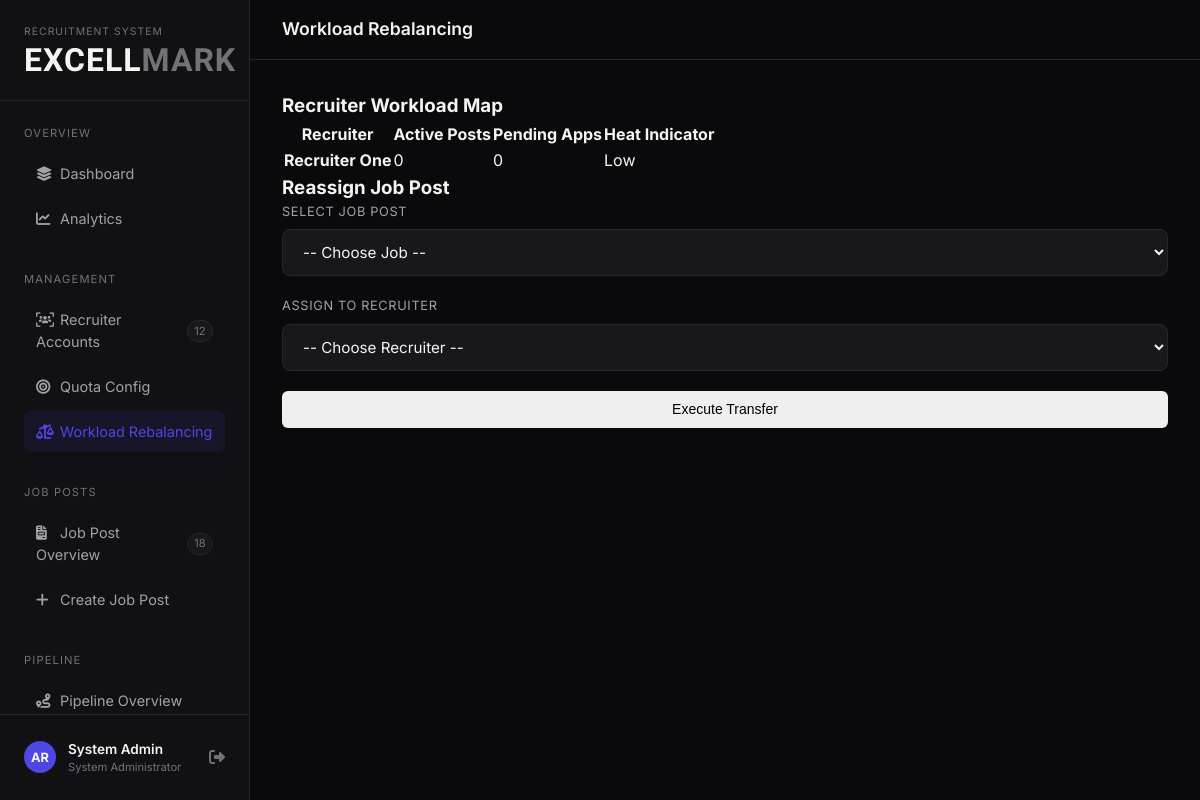
The page /admin/rebalance.php (signed in) on the database its author committed.
### tables this page shows
CREATE TABLE `users` (
  `id` int(11) NOT NULL AUTO_INCREMENT,
  `full_name` varchar(255) NOT NULL,
  `email` varchar(255) NOT NULL,
  `password_hash` varchar(255) NOT NULL,
  `role` enum('applicant','recruiter','admin') NOT NULL,
  `contact_number` varchar(50) DEFAULT NULL,
  `created_at` timestamp DEFAULT CURRENT_TIMESTAMP,
  PRIMARY KEY (`id`),
  UNIQUE KEY `email` (`email`)
);

### admin/rebalance.php (the view, shortened to what this page needs)
<?php
require_once __DIR__ . '/../config/db.php';
$recruiters = $pdo->query("SELECT id, full_name FROM users WHERE role = 'recruiter'")->fetchAll();
$workloadData = [];
foreach ($recruiters as $r) {
    $activePosts = $pdo->prepare("SELECT COUNT(*) FROM job_posts WHERE assigned_recruiter_id = ? AND is_active = 1");
    $activePosts->execute([$r['id']]);
    $postCount = $activePosts->fetchColumn();
    $pendingApps = $pdo->prepare("SELECT COUNT(*) FROM applications WHERE recruiter_id = ? AND stage = 'Pending'");
    $pendingApps->execute([$r['id']]);
    $appCount = $pendingApps->fetchColumn();
    $status = 'Low';
    $workloadData[] = [
        'id' => $r['id'],
        'name' => $r['full_name'],
        'posts' => $postCount,
        'apps' => $appCount,
        'status' => $status
    ];
}
$pageTitle = "Workload Rebalancing";
include '../includes/header.php';
?>
<div class="main-wrapper">
    <?php include '../includes/nav-admin.php'; ?>
    <div class="top-nav">
        <div class="page-title">
            <?= $pageTitle ?? 'Admin' ?>
        </div>
    </div>
    <div class="content-area">
    <div class="dashboard-grid" style="grid-template-columns: 2fr 1fr;">
        <div class="card">
            <div class="card-header">
                <h3>Recruiter Workload Map</h3>
            </div>
            <div class="table-container">
                <table>
                    <thead>
                        <tr>
                            <th>Recruiter</th>
                            <th>Active Posts</th>
                            <th>Pending Apps</th>
                            <th>Heat Indicator</th>
                        </tr>
                    </thead>
                    <tbody>
                        <?php foreach ($workloadData as $w): ?>
                        <tr>
                            <td><strong><?= htmlspecialchars($w['name']) ?></strong></td>
                            <td><?= $w['posts'] ?></td>
                            <td><?= $w['apps'] ?></td>
                            <td>
                                <?php if ($w['status'] === 'Low'): ?>
                                    <span class="badge badge-low">Low</span>
                                <?php elseif ($w['status'] === 'Moderate'): ?>
                                    <span class="badge badge-mod">Moderate</span>
                                <?php else: ?>
                                    <span class="badge badge-high">High</span>
                                <?php endif; ?>
                            </td>
                        </tr>
                        <?php endforeach; ?>
                    </tbody>
                </table>
            </div>
        </div>
        <div class="card">
            <div class="card-header">
                <h3>Reassign Job Post</h3>
            </div>
            <form method="POST">
                <div class="form-group">
                    <label>Select Job Post</label>
                    <select name="job_post_id" class="form-control" required>
                        <option value="">-- Choose Job --</option>
                    </select>
                </div>
                <div class="form-group">
                    <label>Assign to Recruiter</label>
                    <select name="new_recruiter_id" class="form-control" required>
                        <option value="">-- Choose Recruiter --</option>
                    </select>
                </div>
                <button type="submit" class="btn btn-admin" style="width: 100%;">Execute Transfer</button>
            </form>
        </div>
    </div>
</div>
</div>
<?php include '../includes/footer.php'; ?>

### assets/css/style.css (style rules this page uses)
:root { --bg-dark: #0a0a0c; --bg-surface: #111114; --bg-surface-light: #18181c; --bg-card: #131316; --border-color: #27272a; --border-light: #3f3f46; --text-primary: #f4f4f5; --text-secondary: #a1a1aa; --text-muted: #71717a; --accent-blue: #4f46e5; --accent-blue-hover: #6366f1; --color-admin: #8b5cf6; --color-recruiter: #3b82f6; --color-applicant: #eab308; --status-success: #10b981; --status-warning: #f59e0b; --status-danger: #ef4444; --status-info: #3b82f6; --font-main: 'Inter', sans-serif; --font-heading: 'Teko', sans-serif; }
* { margin: 0; padding: 0; box-sizing: border-box; }
body { font-family: var(--font-main); background-color: var(--bg-dark); color: var(--text-primary); line-height: 1.5; min-height: 100vh; }
.btn { display: inline-flex; align-items: center; justify-content: center; gap: 0.5rem; padding: 0.6rem 1.2rem; border-radius: 6px; font-weight: 500; font-size: 0.875rem; cursor: pointer; border: 1px solid transparent; transition: all 0.2s ease; }
.form-group { margin-bottom: 1.25rem; }
.form-group label { display: block; margin-bottom: 0.5rem; font-size: 0.8rem; color: var(--text-secondary); letter-spacing: 0.05em; text-transform: uppercase; }
.form-control { width: 100%; padding: 0.75rem 1rem; background: var(--bg-surface-light); border: 1px solid var(--border-color); border-radius: 8px; color: var(--text-primary); font-family: inherit; font-size: 0.95rem; transition: all 0.2s ease; }
.main-wrapper { flex: 1; margin-left: 250px; display: flex; flex-direction: column; min-height: 100vh; }
.top-nav { height: 60px; border-bottom: 1px solid var(--border-color); display: flex; align-items: center; padding: 0 2rem; justify-content: space-between; background: var(--bg-dark); position: sticky; top: 0; z-index: 5; }
.page-title { font-size: 1.1rem; font-weight: 600; display: flex; align-items: center; gap: 0.5rem; }
.content-area { padding: 2rem; flex: 1; }

### rows shown on the page
users: full_name "Recruiter One", posts "0", apps "0"

### other values the page prints
$_SESSION['full_name'] "System Admin"
$pageTitle "Workload Rebalancing"
